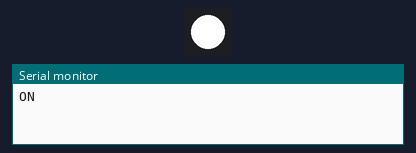
A program run on a simulated ESP32-S3. Parts: 1 RGB LEDs in strip order, left to right, the last lines printed to the serial monitor.

Above: at 0.5 s.
At 3.5 s:
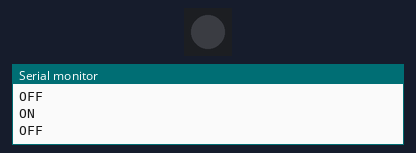
Timing chart, 0 to 4.6 s (numbered marks = the images above):
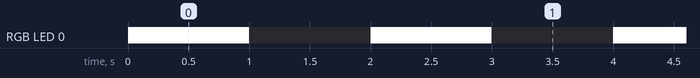

Measured:
- by itself, RGB LED 0: alternates RGB(255, 255, 255) for 1.0 s and off for 1.0 s

The program:

main.cpp
```cpp
#include <Arduino.h>
// Incluye la biblioteca NeoPixel
#include <Adafruit_NeoPixel.h>

// Pin donde está conectado el NeoPixel
#define LED_PIN 48

// Número de NeoPixels
#define NUM_PIXELS 1

// Crea un objeto NeoPixel en el PIN 48
Adafruit_NeoPixel pixels(NUM_PIXELS, LED_PIN, NEO_GRB + NEO_KHZ800);

void setup() {
 // Inicialización del objeto NeoPixel
 pixels.begin();
 // Inicialización del puerto serie
 Serial.begin(115200);
}

void loop() {
 // Asignación del color Blanco en codigo RGB para el Led NeoPixel
 pixels.setPixelColor(0, pixels.Color(255, 255, 255));
 // Actualización física del NeoPixel para que muestre el color asignado
 pixels.show();
 // Envía "ON" al puerto serie
 Serial.println("ON");
 // Espera 1 segundo
 delay(1000);
 // Asignación del color Negro en codigo RGB simulando el Apagado
 pixels.setPixelColor(0, pixels.Color(0, 0, 0));
 // Actualización física del NeoPixel para que muestre el color asignado
 pixels.show();
 // Envía "OFF" al puerto serie
 Serial.println("OFF");
  // Espera 1 segundo
 delay(1000);
}


 
```
